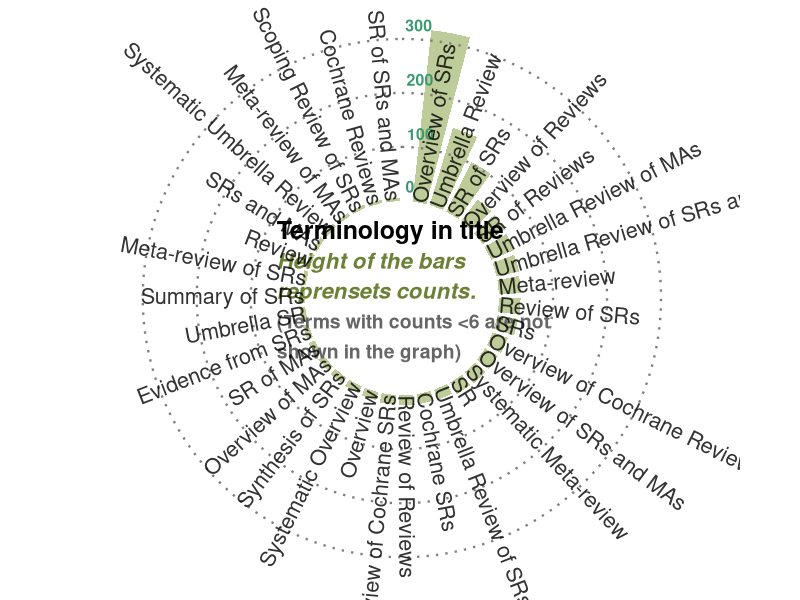

Generate this figure with R:
# load the packages ---------------------------------------------
library(here)
library(tidyverse)
library(ggtext)



# load the dataset 'bmx' ---------------------------------------------

library(readxl)
bmx <- read_excel(here("data", "bmx.xlsx"))



# count terms with id for the circular graph
data_cnt <- bmx %>% 
  count(TT, name = "value", sort = T) %>% 
  filter(value >5, TT != "NA") %>% 
  mutate(id = seq(1,34))



# the graph ---------------------------------------------

#setting up text to go in the middle of the circle
center_text <- tibble(
  labelz = "**<p style='color:black;font-size:18pt'>Terminology in title
  </span><br><span style='font-size:16pt'>*<span style='color:#6C8036'>Height of the bars reprensets counts.</span> </span><br><span style='font-size:14pt'><span style='color:gray40'>(Terms with counts <6 are not shown in the graph)</span>*</p>**",
  x = 0,
  y2 = -170
  )


# ----- This section prepare a dataframe for labels ---- #
# Get the name and the y position of each label
label_data <- data_cnt

# calculate the ANGLE of the labels
number_of_bar <- nrow(label_data)
angle <-  90 - 360 * (label_data$id-0.5) /number_of_bar #substract 0.5 because the letter must have the angle of the center of the bars. Not extreme right(1) or extreme left (0)

# calculate the alignment of labels: right or left
# If I am on the left part of the plot, my labels have currently an angle < -90
label_data$hjust<-ifelse( angle < -90, 1, 0)

# flip angle BY to make them readable
label_data$angle <- ifelse(angle < -90, angle + 180, angle - 5)
# ----- ------------------------------------------- ---- #
line_color <- "grey50"

# Start the plot
fig1 <- ggplot(data_cnt, aes(x = as.factor(id), y = value)) +   # Note that id is a factor. If x is numeric, there is some space between the first bar
  geom_bar(stat="identity", fill = alpha("#a2b66d", 0.7), width = 0.8) +    # This add the bars with a blue color
  # Add text showing the value of each 0/100/200/300 line
  annotate("text", x = c(34.2, 33.7,33.9,34), y = c(0, 100, 200, 300), label = c("0","100", "200", "300") ,
           color="#3D9970", size=4 , angle = 0, fontface="bold", hjust= -1.0, vjust= -0.7) +
  geom_hline(aes(yintercept = (100)), linetype = 3, size = 0.8, color = line_color, alpha = 1.0) +
  geom_hline(aes(yintercept = (200)),linetype = 3,  size = 0.8, color = line_color, alpha = 1.0) +
  geom_hline(aes(yintercept = (300)), linetype = 3, size = 0.8, color = line_color, alpha = 1.0) +
  ylim(-180, 320) +  # The negative value controls the size of the inner circle, the positive one is useful to add size over each bar
  geom_textbox(aes(x = x, y = y2, label = labelz),
               data = center_text,
               fill = NA, color = NA,
               width = unit(75, "mm"),
               size = 6,
               hjust = .45) +
  # Custom the theme: no axis title and no cartesian grid
  theme_minimal() +
  theme(
    axis.text = element_blank(),
    axis.title = element_blank(),
    panel.grid = element_blank(),
    plot.margin = unit(rep(-1, 4), "cm") # Adjust the margin to make in sort labels are not truncated
  ) +
  coord_polar() +  # This makes the coordinate polar instead of cartesian
  # Add the labels, using the label_data dataframe that we have created before
  geom_text(aes(x=id, y=0, label=TT, hjust=hjust), data=label_data, 
            color="black", alpha=0.8, size=5.5, angle= label_data$angle, inherit.aes = FALSE ) 

fig1


# save image
#ggsave(here::here("figures", paste0("fig1", format(Sys.time(), "%Y%m%d_%H%M%S"), ".tiff")), 
  #device = "tiff", type = "cairo", width = 13, height = 10.5, dpi = 460, compression = "lzw")

